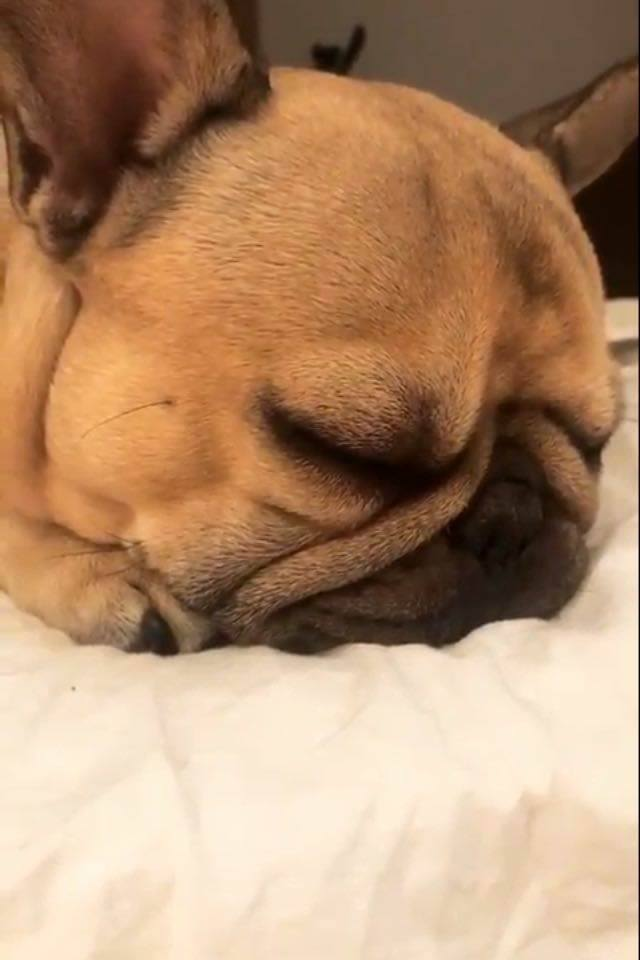
#> input picture images/dog.jpg, 640 x 960 px, found by its file name
$ python gryScale.py
#> lines starting #> are read from the running program, lines starting #| are printed output that depends on the picture

import cv2

########-Testing Gray Scale Functionality-##########

#load input image
input = cv2.imread('.\images\dog.jpg')
#> input is the input picture: shape (960, 640, 3); mean B, G, R 108.5, 139.9, 176.9
cv2.imshow('Original',input)
cv2.waitKey()

#use cvtColor to convert to grayScale
gray_img = cv2.cvtColor(input, cv2.COLOR_BGR2GRAY)
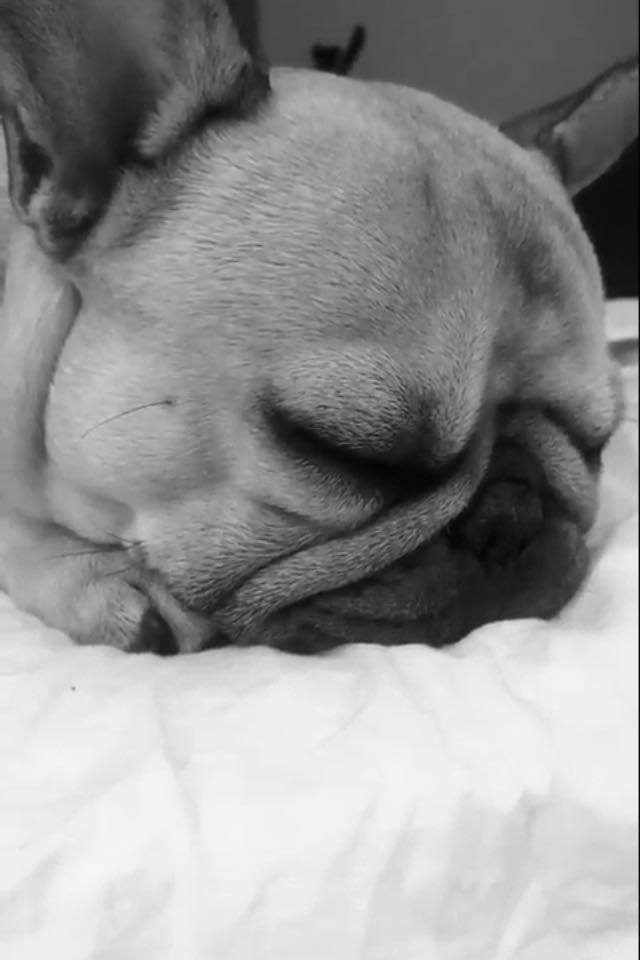
#> gray_img: shape (960, 640); min 1, max 246, mean 147.4

#show output image after converting
cv2.imshow('GrayScale Image', gray_img)
cv2.waitKey()
cv2.destroyAllWindows()

#Another Faster Method is to get gray scale image
#the idea is when you put '0' as a second argument
img = cv2.imread('./images/dog.jpg',0)
#> img: shape (960, 640); min 0, max 246, mean 147.4
cv2.imshow('GrayScale II', img)
cv2.waitKey()
cv2.destroyAllWindows()
